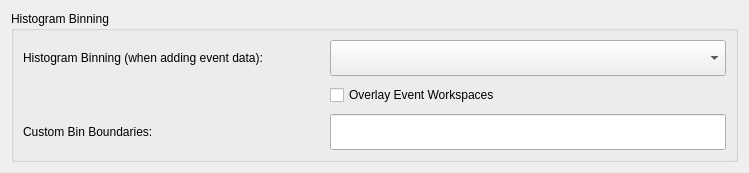
<?xml version="1.0" encoding="UTF-8"?>
<ui version="4.0">
 <class>SummationSettingsWidget</class>
 <widget class="QWidget" name="SummationSettingsWidget">
  <property name="geometry">
   <rect>
    <x>0</x>
    <y>0</y>
    <width>749</width>
    <height>164</height>
   </rect>
  </property>
  <property name="windowTitle">
   <string>Form</string>
  </property>
  <layout class="QGridLayout" name="gridLayout">
   <item row="0" column="0">
    <widget class="QGroupBox" name="histogramBinGroup">
     <property name="title">
      <string>Histogram Binning</string>
     </property>
     <layout class="QGridLayout" name="gridLayout_2" columnstretch="0,1">
      <item row="0" column="0">
       <widget class="QLabel" name="histogramBinningLabel">
        <property name="sizePolicy">
         <sizepolicy hsizetype="Expanding" vsizetype="Preferred">
          <horstretch>0</horstretch>
          <verstretch>0</verstretch>
         </sizepolicy>
        </property>
        <property name="minimumSize">
         <size>
          <width>301</width>
          <height>0</height>
         </size>
        </property>
        <property name="text">
         <string>Histogram Binning (when adding event data):</string>
        </property>
       </widget>
      </item>
      <item row="0" column="1">
       <widget class="QComboBox" name="binningType">
        <property name="sizePolicy">
         <sizepolicy hsizetype="Expanding" vsizetype="Fixed">
          <horstretch>0</horstretch>
          <verstretch>0</verstretch>
         </sizepolicy>
        </property>
        <property name="minimumSize">
         <size>
          <width>200</width>
          <height>36</height>
         </size>
        </property>
       </widget>
      </item>
      <item row="1" column="1">
       <widget class="QCheckBox" name="overlayEventWorkspacesCheckbox">
        <property name="sizePolicy">
         <sizepolicy hsizetype="Expanding" vsizetype="Fixed">
          <horstretch>0</horstretch>
          <verstretch>0</verstretch>
         </sizepolicy>
        </property>
        <property name="minimumSize">
         <size>
          <width>211</width>
          <height>26</height>
         </size>
        </property>
        <property name="text">
         <string>Overlay Event Workspaces</string>
        </property>
       </widget>
      </item>
      <item row="2" column="0">
       <widget class="QLabel" name="lineEditLabel">
        <property name="sizePolicy">
         <sizepolicy hsizetype="Expanding" vsizetype="Preferred">
          <horstretch>0</horstretch>
          <verstretch>0</verstretch>
         </sizepolicy>
        </property>
        <property name="minimumSize">
         <size>
          <width>161</width>
          <height>0</height>
         </size>
        </property>
        <property name="text">
         <string>Custom Bin Boundaries:</string>
        </property>
       </widget>
      </item>
      <item row="2" column="1">
       <widget class="QLineEdit" name="binningOptionsLineEdit">
        <property name="minimumSize">
         <size>
          <width>200</width>
          <height>36</height>
         </size>
        </property>
       </widget>
      </item>
     </layout>
    </widget>
   </item>
  </layout>
 </widget>
 <resources/>
 <connections/>
</ui>
